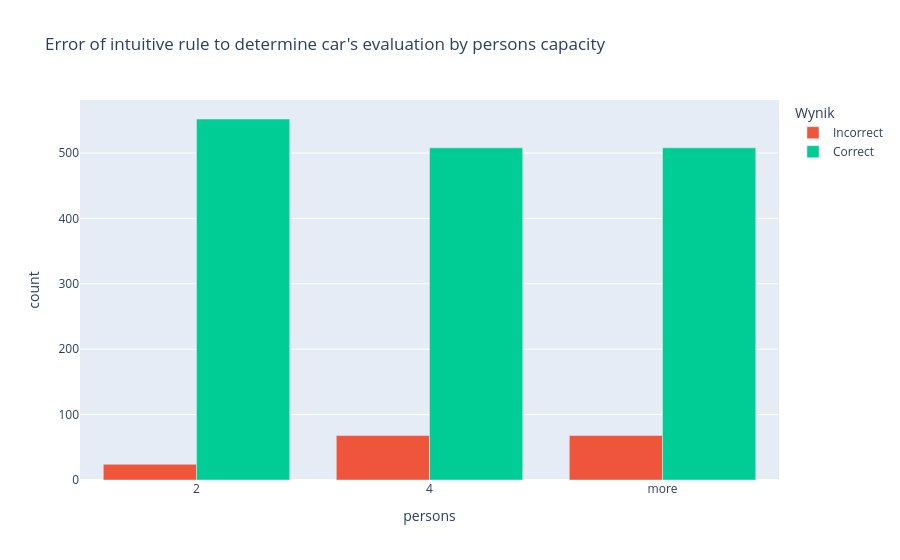

Notebook source saved alongside this figure:
### Markdown cell above
# 4. Reguła wyboru dobrych i bardzo dobrych samochodów
 Spróbuj określić jakie wartości jakich atrybutów decydują o tym, że samochód jest dobry
lub bardzo dobry. Zrób to intuicyjnie, według własnego pomysłu - w dalszej części wykładu
nauczysz się to robić metodami uczenia maszynowego. Sformułuj regułę, która na podstawie
wartości kilku wybranych atrybutów mówi TAK (dobry lub bardzo dobry) lub NIE. Czy Twoja
reguła działa prawidłowo dla wszystkich danych czy tylko dla części, i jak dużej części? Zrób
rysunek (według własnego pomysłu) pokazujący gdzie reguła robi błęd

### Code cell
# safety = high , maint - low/med - lug_boot - med/big, doors >=3

car_eval_whole['actual_YES']= car_eval_whole['class'].isin(['good','very good'])

regula = (
    (car_eval_whole['safety'] == 'high') & ((car_eval_whole['maint'].isin(['med'])) & (car_eval_whole['lug_boot'].isin(['med', 'big'])) & (car_eval_whole['doors'].isin(['3', '4', '5more'])))
)
car_eval_whole['predicted_YES'] = regula

car_eval_whole['correct'] = (car_eval_whole['actual_YES'] == car_eval_whole['predicted_YES'])
accuracy = car_eval_whole['correct'].mean() * 100

print(f"Accuracy of this rule: {accuracy:.2f}%")

error = car_eval_whole.groupby(['persons','correct']).size().reset_index(name='count')
error['Wynik'] = error['correct'].map({True : "Correct", False : "Incorrect"})

fig = px.bar(
    error,
    x='persons',
    y='count',
    color = 'Wynik',
    title = "Error of intuitive rule to determine car's evaluation by persons capacity",
    barmode='group',
    color_discrete_sequence=['#ef553b', '#00cc96']
)
fig.show()

### Figure 1 — Plotly figure (JSON) as saved in the notebook; plotly's stock layout.template omitted (floating-point values rounded to 4 significant figures)
{"data": [{"alignmentgroup": "True", "hovertemplate": "Wynik=Incorrect<br>persons=%{x}<br>count=%{y}<extra></extra>", "legendgroup": "Incorrect", "marker": {"color": "#ef553b", "pattern": {"shape": ""}}, "name": "Incorrect", "offsetgroup": "Incorrect", "orientation": "v", "showlegend": true, "textposition": "auto", "type": "bar", "x": ["2", "4", "more"], "xaxis": "x", "y": [24, 68, 68], "yaxis": "y"}, {"alignmentgroup": "True", "hovertemplate": "Wynik=Correct<br>persons=%{x}<br>count=%{y}<extra></extra>", "legendgroup": "Correct", "marker": {"color": "#00cc96", "pattern": {"shape": ""}}, "name": "Correct", "offsetgroup": "Correct", "orientation": "v", "showlegend": true, "textposition": "auto", "type": "bar", "x": ["2", "4", "more"], "xaxis": "x", "y": [552, 508, 508], "yaxis": "y"}], "layout": {"barmode": "group", "legend": {"title": {"text": "Wynik"}, "tracegroupgap": 0}, "title": {"text": "Error of intuitive rule to determine car's evaluation by persons capacity"}, "xaxis": {"anchor": "y", "domain": [0, 1], "title": {"text": "persons"}}, "yaxis": {"anchor": "x", "domain": [0, 1], "title": {"text": "count"}}}}
